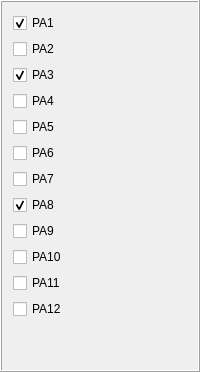
             <widget class="QFrame" name="frame_5">
              <property name="frameShape">
               <enum>QFrame::Box</enum>
              </property>
              <property name="frameShadow">
               <enum>QFrame::Raised</enum>
              </property>
              <layout class="QVBoxLayout" name="verticalLayout_12">
               <item>
                <widget class="QCheckBox" name="checkBox_4">
                 <property name="text">
                  <string>PA1</string>
                 </property>
                 <property name="checked">
                  <bool>true</bool>
                 </property>
                </widget>
               </item>
               <item>
                <widget class="QCheckBox" name="checkBox_5">
                 <property name="text">
                  <string>PA2</string>
                 </property>
                 <property name="checked">
                  <bool>false</bool>
                 </property>
                </widget>
               </item>
               <item>
                <widget class="QCheckBox" name="checkBox_6">
                 <property name="text">
                  <string>PA3</string>
                 </property>
                 <property name="checked">
                  <bool>true</bool>
                 </property>
                </widget>
               </item>
               <item>
                <widget class="QCheckBox" name="checkBox_24">
                 <property name="text">
                  <string>PA4</string>
                 </property>
                 <property name="checked">
                  <bool>false</bool>
                 </property>
                </widget>
               </item>
               <item>
                <widget class="QCheckBox" name="checkBox_16">
                 <property name="text">
                  <string>PA5</string>
                 </property>
                 <property name="checked">
                  <bool>false</bool>
                 </property>
                </widget>
               </item>
               <item>
                <widget class="QCheckBox" name="checkBox_18">
                 <property name="text">
                  <string>PA6</string>
                 </property>
                 <property name="checked">
                  <bool>false</bool>
                 </property>
                </widget>
               </item>
               <item>
                <widget class="QCheckBox" name="checkBox_22">
                 <property name="text">
                  <string>PA7</string>
                 </property>
                 <property name="checked">
                  <bool>false</bool>
                 </property>
                </widget>
               </item>
               <item>
                <widget class="QCheckBox" name="checkBox_19">
                 <property name="text">
                  <string>PA8</string>
                 </property>
                 <property name="checked">
                  <bool>true</bool>
                 </property>
                </widget>
               </item>
               <item>
                <widget class="QCheckBox" name="checkBox_17">
                 <property name="text">
                  <string>PA9</string>
                 </property>
                 <property name="checked">
                  <bool>false</bool>
                 </property>
                </widget>
               </item>
               <item>
                <widget class="QCheckBox" name="checkBox_20">
                 <property name="text">
                  <string>PA10</string>
                 </property>
                 <property name="checked">
                  <bool>false</bool>
                 </property>
                </widget>
               </item>
               <item>
                <widget class="QCheckBox" name="checkBox_23">
                 <property name="text">
                  <string>PA11</string>
                 </property>
                 <property name="checked">
                  <bool>false</bool>
                 </property>
                </widget>
               </item>
               <item>
                <widget class="QCheckBox" name="checkBox_21">
                 <property name="text">
                  <string>PA12</string>
                 </property>
                 <property name="checked">
                  <bool>false</bool>
                 </property>
                </widget>
               </item>
               <item>
                <spacer name="verticalSpacer_5">
                 <property name="orientation">
                  <enum>Qt::Vertical</enum>
                 </property>
                 <property name="sizeHint" stdset="0">
                  <size>
                   <width>20</width>
                   <height>40</height>
                  </size>
                 </property>
                </spacer>
               </item>
              </layout>
             </widget>
